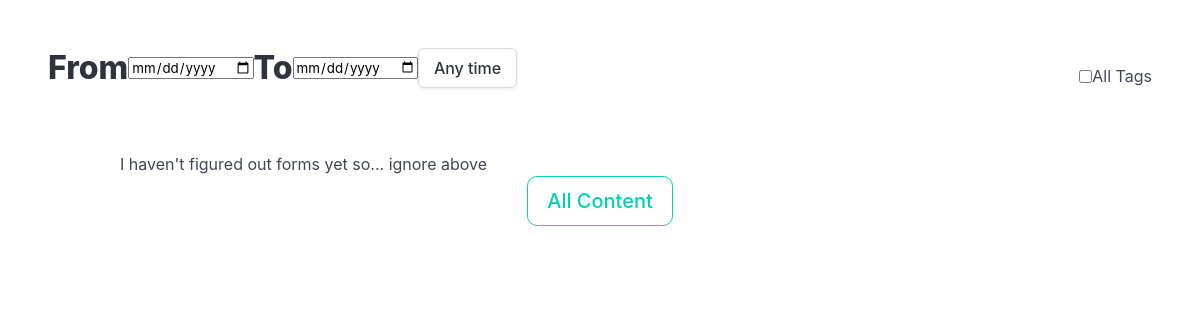
Before: /tech/ with the older database file.
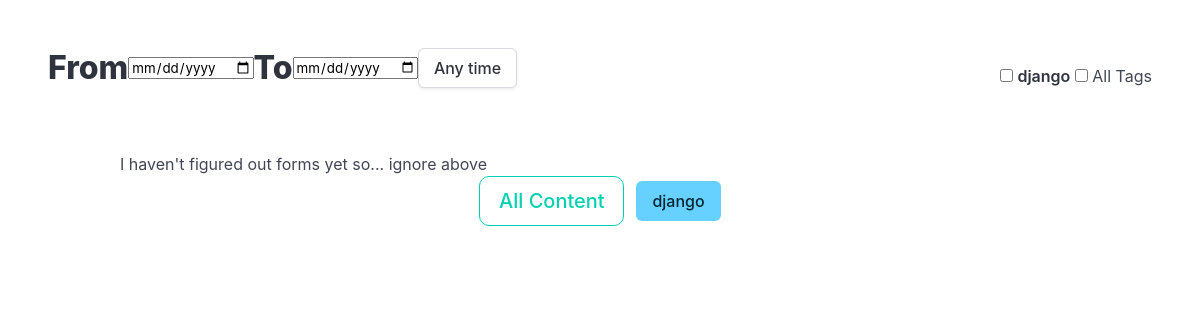
After: the same page with the newer database file.
### tech/models.py (models this page shows)
class Tag(models.Model):
    name = models.CharField(
        max_length=50,
        unique=True,
        null=True,
        blank=True,
        db_index=True,
    )
    def __str__(self):
        return self.name or "Unnamed tag"

### tech/views.py (the view)
# urls.py: path("", views.techIndex, name="techIndex"),
def techIndex(request):
    entries = Entry.objects.all().order_by('-date')  # newest first
    tags = Tag.objects.all()
    context = {
        'entries': entries,
        'tags': tags,
    }
    return render(request, 'techIndex.html', context)

### tech/templates/techIndex.html (shortened to what this page needs)
<!DOCTYPE html>
<html lang="en">
  <head>
    <link rel="stylesheet" href="https://cdn.jsdelivr.net/npm/bulma@1.0.4/css/bulma.min.css" >
  </head>
  <body>
    <div class="section">
      <div class="content">
        <div class="level">
          <div class="level-left">
            <h1 class="level-item">From
              <input class="level-item" type="date"/>
              To
              <input class="level-item" type="date"/>
              <button class="level-item button">Any time</button>
            </h1>
          </div>
          <div class="level-right">
            <div class="checkboxes">
              <div class="block level-item content">
                {% for tag in tags %}
                <label class="checkbox">
                  <input type="checkbox"/>
                  <strong>{{ tag }}</strong>
                  {% endfor %}
                  <input type="checkbox"/> All Tags
                </label>
              </div>
            </div>
          </div>
        </div>
      </div>
    </div>
    <div class="container">
      <p>I haven't figured out forms yet so... ignore above</p>
      <div class="is-flex is-justify-content-center is-align-items-center">
        <div class="buttons">
          <button class="button is-primary is-outlined is-medium"
                  hx-trigger="click"
                  hx-get="{% url 'techContent' %}"
                  hx-target="#contentBox"
                  hx-swap="innerHTML">
            All Content
          </button>
          {% for tag in tags %}
          <button class="button is-info"
                  hx-trigger="click"
                  hx-get="{% url 'techTag' tag.name %}"
                  hx-target="#contentBox"
                  hx-swap="innerHTML">
            {{ tag }}
          </button>
          {% endfor %}
        </div>
      </div>
    </div>

Changed rows visible on the page:
added Tag: name "django"
